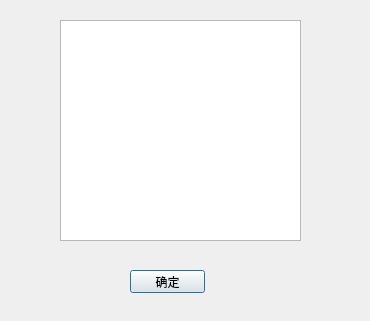
<?xml version="1.0" encoding="UTF-8"?>
<ui version="4.0">
 <class>Dialog</class>
 <widget class="QDialog" name="Dialog">
  <property name="geometry">
   <rect>
    <x>0</x>
    <y>0</y>
    <width>370</width>
    <height>321</height>
   </rect>
  </property>
  <property name="windowTitle">
   <string>编辑</string>
  </property>
  <property name="windowIcon">
   <iconset resource="main_resources.qrc">
    <normaloff>:/ico/resources/ICO/编辑.png</normaloff>:/ico/resources/ICO/编辑.png</iconset>
  </property>
  <widget class="QPlainTextEdit" name="plainTextEdit">
   <property name="geometry">
    <rect>
     <x>60</x>
     <y>20</y>
     <width>241</width>
     <height>221</height>
    </rect>
   </property>
  </widget>
  <widget class="QPushButton" name="pushButton_save">
   <property name="geometry">
    <rect>
     <x>130</x>
     <y>270</y>
     <width>75</width>
     <height>23</height>
    </rect>
   </property>
   <property name="text">
    <string>确定</string>
   </property>
  </widget>
 </widget>
 <resources>
  <include location="main_resources.qrc"/>
 </resources>
 <connections/>
</ui>
